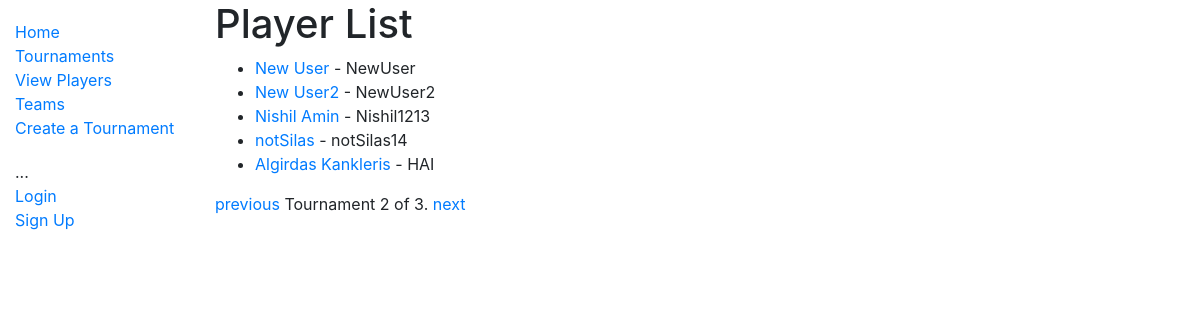
Screenshot of /tournee/Player/?page=2 with the database file from the repository.
### tournee/models.py (models this page shows, shortened)
class Player(models.Model):
    name = models.CharField(db_column="Player's_Name", null=True, max_length=32)
    nationality = models.CharField(db_column="Nationality", null=True, max_length=32)
    bio = models.CharField(db_column='Bio', blank=True, null=True, max_length=5000)
    account = models.OneToOneField(User, on_delete=models.SET_NULL, null=True, blank=True)
    teams = models.ManyToManyField('Team', through='Membership', through_fields=('player', 'team'), blank=True)
    def get_absolute_url(self):
        return reverse('player-detail', args=[str(self.id)])

class AuthUser(models.Model):
    password = models.CharField(max_length=128)
    last_login = models.DateTimeField(blank=True, null=True)
    is_superuser = models.BooleanField()
    username = models.CharField(unique=True, max_length=150)
    first_name = models.CharField(max_length=30)
    email = models.CharField(max_length=254)
    is_staff = models.BooleanField()
    is_active = models.BooleanField()
    date_joined = models.DateTimeField()
    last_name = models.CharField(max_length=150)
    class Meta:
        managed = False
        db_table = 'auth_user'

### tournee/views.py (the view)
# urls.py: path('Player/', views.PlayerListView.as_view(), name='player-list'),
class PlayerListView(generic.ListView):
    model = Player
    paginate_by = 5

### tournee/templates/tournee/player_list.html
{% extends "base_generic.html" %}
{% block content %}
  <h1>Player List</h1>
  <ul>
    {% for Player in player_list %}
        <li><a href="{{ Player.get_absolute_url }}">{{Player.name }}</a> - {{ Player.account.username }}</li>
    {% empty %}
        <li>There are no players.</li>
    {% endfor %}
  </ul>
{% endblock %}

### rows the page displays
Player: name "New User", account.username "NewUser"
Player: name "New User2", account.username "NewUser2"
Player: name "Nishil Amin", account.username "Nishil1213"
Player: name "notSilas", account.username "notSilas14"
Player: name "Algirdas Kankleris", account.username "HAI"

### other values shown
{{ page_obj.number }} "2"
{{ page_obj.paginator.num_pages }} "3"
